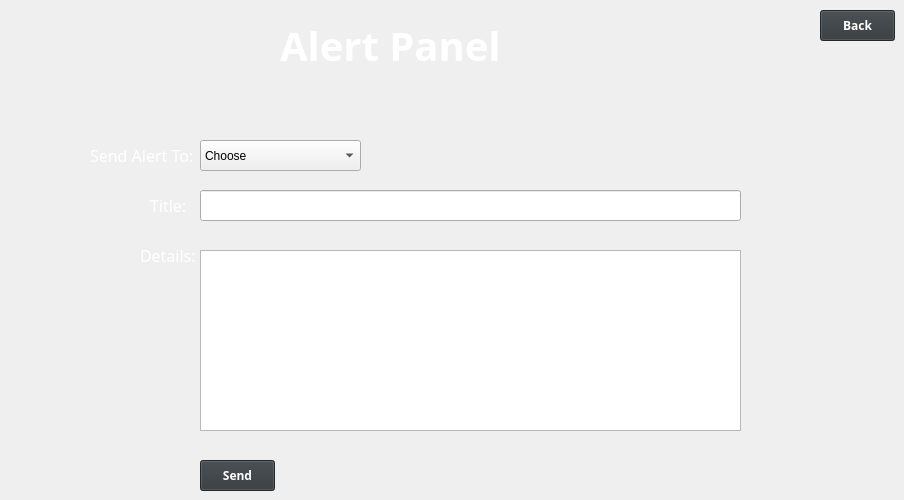
    <widget class="QWidget" name="AlertPage">
     <property name="styleSheet">
      <string notr="true">QWidget#AlertPage{
background-color: rgb(200, 62, 77)
}</string>
     </property>
     <widget class="QLabel" name="label_11">
      <property name="geometry">
       <rect>
        <x>280</x>
        <y>10</y>
        <width>321</width>
        <height>71</height>
       </rect>
      </property>
      <property name="font">
       <font>
        <family>Barlow</family>
        <pointsize>30</pointsize>
        <bold>true</bold>
       </font>
      </property>
      <property name="styleSheet">
       <string notr="true">color: rgb(255, 255, 255);</string>
      </property>
      <property name="text">
       <string>Alert Panel</string>
      </property>
     </widget>
     <widget class="QPushButton" name="alertpage_back_btn">
      <property name="geometry">
       <rect>
        <x>820</x>
        <y>10</y>
        <width>75</width>
        <height>31</height>
       </rect>
      </property>
      <property name="font">
       <font>
        <family>Barlow</family>
        <pointsize>9</pointsize>
        <bold>true</bold>
       </font>
      </property>
      <property name="styleSheet">
       <string notr="true">color: rgb(255, 255, 255);
background-color: rgb(50, 55, 59);</string>
      </property>
      <property name="text">
       <string>Back</string>
      </property>
     </widget>
     <widget class="QTextEdit" name="alert_details_input">
      <property name="geometry">
       <rect>
        <x>200</x>
        <y>250</y>
        <width>541</width>
        <height>181</height>
       </rect>
      </property>
     </widget>
     <widget class="QLabel" name="label_12">
      <property name="geometry">
       <rect>
        <x>90</x>
        <y>140</y>
        <width>111</width>
        <height>31</height>
       </rect>
      </property>
      <property name="font">
       <font>
        <family>Barlow</family>
        <pointsize>12</pointsize>
        <bold>false</bold>
       </font>
      </property>
      <property name="styleSheet">
       <string notr="true">color: rgb(255, 255, 255);</string>
      </property>
      <property name="text">
       <string>Send Alert To: </string>
      </property>
     </widget>
     <widget class="QComboBox" name="alert_team_input">
      <property name="geometry">
       <rect>
        <x>200</x>
        <y>140</y>
        <width>161</width>
        <height>31</height>
       </rect>
      </property>
      <item>
       <property name="text">
        <string>Choose</string>
       </property>
      </item>
      <item>
       <property name="text">
        <string>Zone 1: Team A</string>
       </property>
      </item>
      <item>
       <property name="text">
        <string>Zone 1: Team B</string>
       </property>
      </item>
      <item>
       <property name="text">
        <string>Zone 2: Team A</string>
       </property>
      </item>
      <item>
       <property name="text">
        <string>Zone 2: Team B</string>
       </property>
      </item>
      <item>
       <property name="text">
        <string>Zone 2: Team C</string>
       </property>
      </item>
      <item>
       <property name="text">
        <string>Zone 3: Team A</string>
       </property>
      </item>
      <item>
       <property name="text">
        <string>Zone 3: Team B</string>
       </property>
      </item>
     </widget>
     <widget class="QLabel" name="label_13">
      <property name="geometry">
       <rect>
        <x>150</x>
        <y>190</y>
        <width>41</width>
        <height>31</height>
       </rect>
      </property>
      <property name="font">
       <font>
        <family>Barlow</family>
        <pointsize>12</pointsize>
        <bold>false</bold>
       </font>
      </property>
      <property name="styleSheet">
       <string notr="true">color: rgb(255, 255, 255);</string>
      </property>
      <property name="text">
       <string>Title:</string>
      </property>
     </widget>
     <widget class="QLineEdit" name="alert_title_input">
      <property name="geometry">
       <rect>
        <x>200</x>
        <y>190</y>
        <width>541</width>
        <height>31</height>
       </rect>
      </property>
     </widget>
     <widget class="QLabel" name="label_16">
      <property name="geometry">
       <rect>
        <x>140</x>
        <y>240</y>
        <width>61</width>
        <height>31</height>
       </rect>
      </property>
      <property name="font">
       <font>
        <family>Barlow</family>
        <pointsize>12</pointsize>
        <bold>false</bold>
       </font>
      </property>
      <property name="styleSheet">
       <string notr="true">color: rgb(255, 255, 255);</string>
      </property>
      <property name="text">
       <string>Details:</string>
      </property>
     </widget>
     <widget class="QPushButton" name="alert_send_btn">
      <property name="geometry">
       <rect>
        <x>200</x>
        <y>460</y>
        <width>75</width>
        <height>31</height>
       </rect>
      </property>
      <property name="font">
       <font>
        <family>Barlow</family>
        <pointsize>9</pointsize>
        <bold>true</bold>
       </font>
      </property>
      <property name="styleSheet">
       <string notr="true">color: rgb(255, 255, 255);
background-color: rgb(50, 55, 59);</string>
      </property>
      <property name="text">
       <string>Send</string>
      </property>
     </widget>
     <widget class="QLabel" name="alert_error_label">
      <property name="geometry">
       <rect>
        <x>300</x>
        <y>470</y>
        <width>431</width>
        <height>20</height>
       </rect>
      </property>
      <property name="font">
       <font>
        <family>Segoe UI</family>
        <pointsize>12</pointsize>
        <bold>true</bold>
       </font>
      </property>
      <property name="text">
       <string/>
      </property>
      <property name="alignment">
       <set>Qt::AlignmentFlag::AlignCenter</set>
      </property>
     </widget>
    </widget>
